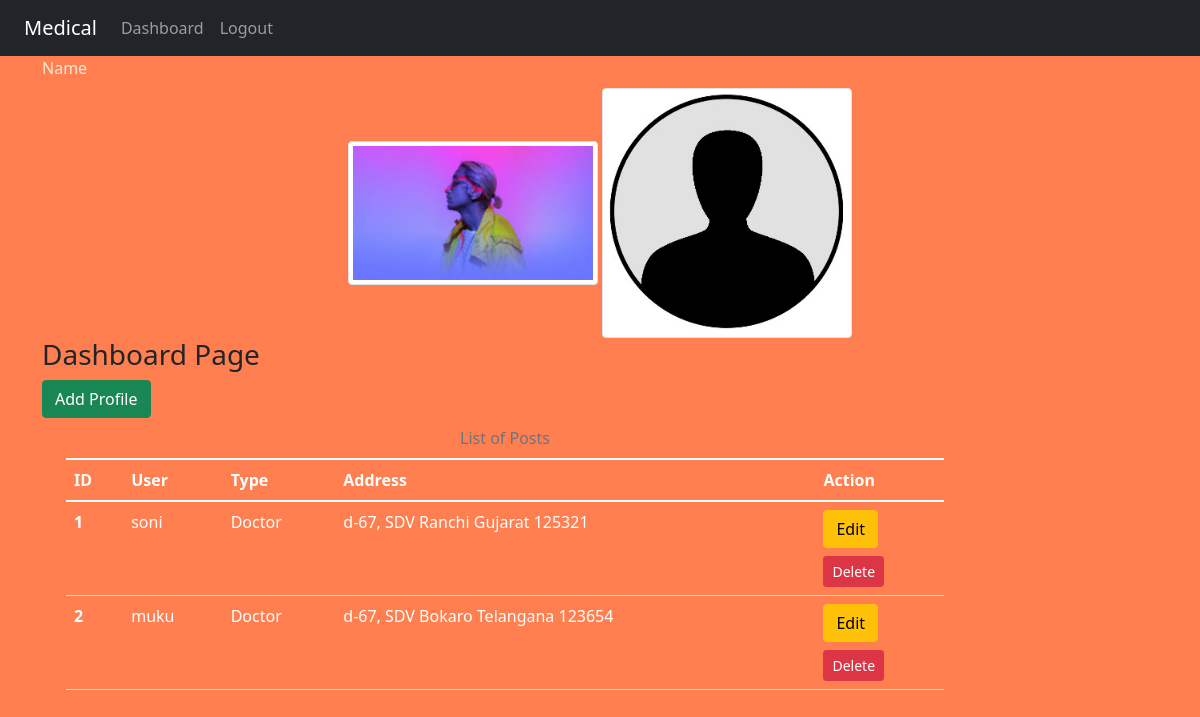
The page /dashboard/ (signed in) on the database its author committed.
### app/models.py (models this page shows)
class Profile(models.Model):
    user=models.OneToOneField(User,on_delete=models.CASCADE)
    profile_pic=models.ImageField(upload_to='profileimg',default='profileimg/default.jpg',blank=True)
    type=models.CharField(choices=USER_CHOICE,max_length=20)
    line=models.CharField(max_length=100)
    city=models.CharField(max_length=50)
    state=models.CharField(choices=STATE_CHOICES,max_length=50)
    pincode=models.IntegerField()

### app/views.py (the view)
# urls.py: path('dashboard/',views.dashboard,name='dashboard'),
def dashboard(request):
    try:
        if request.user.is_superuser:
            posts=Profile.objects.all()
            return render(request,'app/dashboard.html',{'posts':posts,'name':request.user.first_name,'name2':request.user.last_name})
        if request.user.is_authenticated:
            posts=Profile.objects.filter(user=request.user.id)
            return render(request,'app/dashboard.html',{'posts':posts,'name':request.user.first_name,'name2':request.user.last_name})
        else:
            return HttpResponseRedirect('/login/')
    except:
        return HttpResponseRedirect('/dashboard/')

### app/templates/app/dashboard.html (shortened to what this page needs)
{% extends 'app/base.html' %}
{% load static %}
{% block side %}
<div class="border-right border-warning h-100">Name</div>
<div class="text-center">
  {% for post in posts %}
  <img src="{{post.profile_pic.url}}" alt="profile pic" class="img-thumbnail" width="250px" height="150px">
  {% endfor %}
</div>
{% endblock side %}
{% block content %}
<div class="col-sm-10">
    <h3 class="text-dark">Dashboard Page</h3>
    {% if perms.app.add_profile %}
    <a href="{% url 'addpost' %}" class="btn btn-success">Add Profile</a>
    {% endif %}
    <div class="container">
        <table class="table caption-top text-white">
            <caption class="text-center">List of Posts</caption>
            <thead>
              <tr>
                <th scope="col">ID</th>
                <th scope="col">User</th>
                <th scope="col">Type</th>
                <th scope="col">Address</th>
                <th>Action</th>
              </tr>
            </thead>
            <tbody>
                {% for post in posts %}
              <tr>
                <th scope="row">{{post.id}}</th>
                <td>{{post.user}}</td>
                <td>{{post.type}}</td>
                <td>{{post.line}} {{post.city}} {{post.state}} {{post.pincode}}</td>
                <td>
                {% if perms.app.change_profile %}
                <a href="{% url 'updatepost' post.id %}" class="btn btn-warning">Edit</a>
                {% endif %}
                {% if perms.app.delete_profile %}
                <form action="{% url 'deletepost' post.id %}" method="post">
                    <input type="submit" class="btn btn-danger btn-sm mt-2" value="Delete">
                </form>
                {% endif %}
                </td>
              </tr>
              {% endfor %}
            </tbody>
          </table>
    </div>
</div>
{% endblock content%}

### app/templates/app/base.html (shortened to what this page needs)
<!DOCTYPE html>
{% load static %}
<html lang="en">
<head>
    <link rel="stylesheet" href="{% static 'app/css/bootstrap.css' %}">
    <link rel="stylesheet" href="{% static 'app/css/style.css' %}">
</head>
<body>
    <div class="container-fluid bg-dark">
        {% include 'app/navbar.html' %}
    </div>
    <div class="container">
        <div class="row">
            {% block side %}
            {% endblock side %}
            {% block content %}
            {% endblock content %}
        </div>
    </div>
</body>
</html>

### app/templates/app/navbar.html (shortened to what this page needs)
<nav class="navbar navbar-expand-lg navbar-dark bg-dark">
    <div class="container-fluid">
      <a class="navbar-brand" href="">Medical</a>
      <div class="collapse navbar-collapse" id="navbarNav">
        <ul class="navbar-nav">
          <li class="nav-item">
          {% if request.user.is_authenticated %}
          <li class="nav-item">
            <a class="nav-link" href="{% url 'dashboard' %}">Dashboard</a>
          </li>
          <li class="nav-item">
            <a class="nav-link" href="{% url 'logout' %}">Logout</a>
          </li>
          {% endif %}
        </ul>
      </div>
    </div>
  </nav>

### app/static/app/css/style.css (style rules this page uses)
body { background-color: rgb(61, 20, 20); color: antiquewhite; }
form { color: rgb(211, 11, 11); }

### app/templates/app/base.html (style rules this page uses)
body { background-color: coral; }

### rows shown on the page
Profile: profile_pic (picture), id "1", user "soni", type "Doctor", line "d-67, SDV", city "Ranchi", state "Gujarat", pincode "125321"
Profile: profile_pic (placeholder picture), id "2", user "muku", type "Doctor", line "d-67, SDV", city "Bokaro", state "Telangana", pincode "123654"
